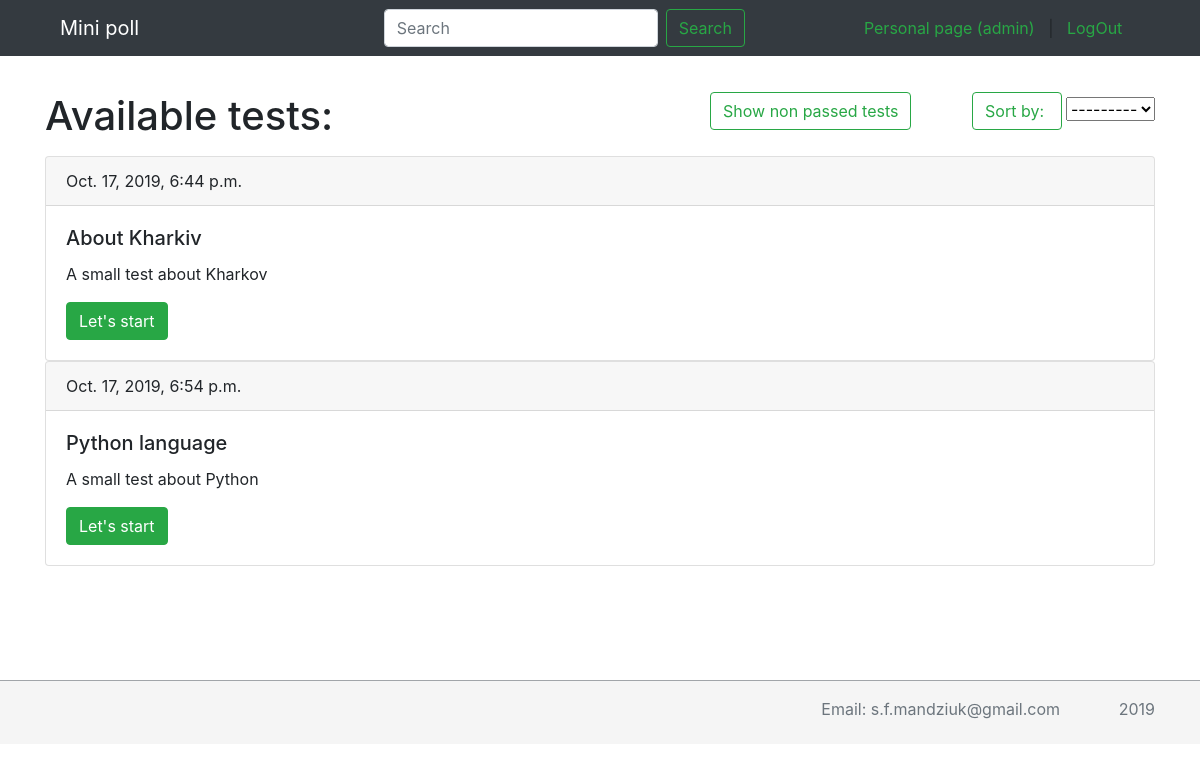
The app's page /tests/ (signed in) with its own data.
### core/models.py (models this page shows, shortened)
class AdvUser(AbstractUser):
    avatar = models.ImageField('photo', upload_to='avatar_img', null=True, blank=True)
    birthday = models.DateField(null=True, blank=True)
    info = models.TextField(blank=True, null=True)
    def __str__(self):
        return self.username

class Test(models.Model):
    user = models.ManyToManyField(AdvUser, through='Examination')
    title = models.CharField(max_length=250)
    slug = models.SlugField(max_length=100, blank=True, unique=True)
    description = models.TextField(default='', blank=True)
    question_quantity = models.PositiveSmallIntegerField(default=5)
    author = models.CharField(max_length=50, default='admin')
    created = models.DateTimeField(auto_now_add=True, auto_now=False)
    is_active = models.BooleanField(default=True)
    attempts_counter = models.PositiveSmallIntegerField(default=0)
    comment = GenericRelation('comment')
    def get_absolute_url(self):
        return reverse('test_detail', kwargs={'test_slug_name': self.slug})

### core/views.py (the view)
# urls.py: path('tests/', TestsListView.as_view(), name='tests_list'),
class TestsListView(LoginRequiredMixin, View):
    template_name = "core/tests_list.html"
    def get(self, request):
        search_text = request.GET.get('search', '')
        if search_text:
            tests_filter = Test.objects.filter(Q(title__contains=search_text) | Q(description__contains=search_text))
        else:
            tests_filter = Test.objects.all()
        form = TestSortForm(request.GET)
        if form.is_valid():
            if form.cleaned_data['sort_by']:
                tests_filter = tests_filter.order_by(form.cleaned_data['sort_by'])
        if request.GET.get('no_passed_exam'):
            tests_filter = Test.objects.filter(examination__result__exact='-1')
        context = {
            'tests': tests_filter,
            'form': form
        }
        return render(request, self.template_name, context=context)

### core/forms.py
class TestSortForm(forms.ModelForm):
    class Meta:
        model = TestSortModel
        fields = ['sort_by']
        labels = {'sort_by': _('')}

### core/templates/core/tests_list.html (shortened to what this page needs)
{% extends 'base.html' %}
{% block content %}
    {% if tests %}
        <div class="row mt-4 mb-2">
            <div class="col-7">
                <h1>Available tests:</h1>
            </div>
            <div class="col-2">
                <form method="get">
                    <input type="submit" class="btn btn-outline-success" value="Show non passed tests" name="no_passed_exam">
                </form>
            </div>
            <div class="col-3 text-right">
                <form action="" method="get">
                    <input class="btn btn-outline-success" type="submit" value="Sort by: "/>
                    {{ form }}
                </form>
            </div>
        </div>
        {% for test in tests %}
            <div class="card">
              <div class="card-header">
                {{ test.created }}
              </div>
              <div class="card-body">
                <h5 class="card-title">{{ test.title }}</h5>
                <p class="card-text">{{ test.description }}</p>
                <a href="{{ test.get_absolute_url }}" class="btn btn-success">Let's start</a>
              </div>
            </div>
        {% endfor %}
    {% endif %}
{% endblock %}

### templates/base.html (shortened to what this page needs)
{% load static %}
<!doctype html>
<html lang="en">
  <head>
    <link rel="stylesheet" href="{% static 'css/bootstrap.min.css' %}">
    <link rel="stylesheet" href="{% static 'css/style.css' %}">
  </head>
  <body class="d-flex flex-column">
    <div class="wrapper">
        <header>
          <nav class="navbar navbar-expand-md navbar-dark fixed-top bg-dark">
            <div class="container">
              <div class="col">
                <a class="navbar-brand" href="{% url 'home' %}">Mini poll</a>
              </div>
              <div class="col-5 justify-content-md-center">
                <form class="form-inline mt-2 mt-md-0" action="{% url 'tests_list' %}">
                  <input class="form-control mr-sm-2" type="text" placeholder="Search" aria-label="Search" name="search">
                  <button class="btn btn-outline-success my-2 my-sm-0" type="submit">Search</button>
                </form>
              </div>
            <div class="col user-panel">
                <div class="profile text-center">
                  {% if request.user.is_authenticated %}
                    <a href="{% url 'profile' %}" class="login"><span class="d-none d-md-inline text-success">Personal page ({{ request.user }})</span></a> &nbsp; | &nbsp;
                    <a href="{% url 'logout' %}" class="logout"><span class="d-none d-md-inline text-success">LogOut</span></a>
                  {% else %}
                    <a href="/login/" class="login"><span class="d-none d-md-inline text-success">LogIn</span></a> &nbsp; | &nbsp;
                    <a href="{% url 'registration' %}" class="registration"><span class="d-none d-md-inline text-success">Register</span></a>
                  {% endif %}
                </div>
            </div>
            </div>
          </nav>
        </header>
      <main role="main" class="flex-shrink-0">
        <div class="container mt-2 mb-2">
          {% block content %}
          {% endblock %}
        </div>
      </main>
    </div>
    <footer class="footer mt-auto py-3">
      <div class="container">
        <div class="row">
          <div class="col-11 text-right">
            <a class="text-muted text-right" href="mailto: s.f.mandziuk@gmail.com">Email: s.f.mandziuk@gmail.com</a>
          </div>
          <div class="col-1 text-right"><span class="text-muted">2019</span></div>
        </div>
      </div>
    </footer>
  </body>
</html>

### core/static/css/style.css (style rules this page uses)
* { margin:0; padding:0; }
main { min-height: calc(100vh - 128px); }
main > .container { padding: 60px 15px 0; }
.footer { height: 64px; background-color: #f5f5f5; bottom: 0; width: 100%; border-top: 1px solid #a1a5a9; }
.footer > .container { padding-right: 15px; padding-left: 15px; }

### records on screen
AdvUser: user "admin"
Test: created "Oct. 17, 2019, 6:44 p.m.", title "About Kharkiv", description "A small test about Kharkov"
Test: created "Oct. 17, 2019, 6:54 p.m.", title "Python language", description "A small test about Python"
